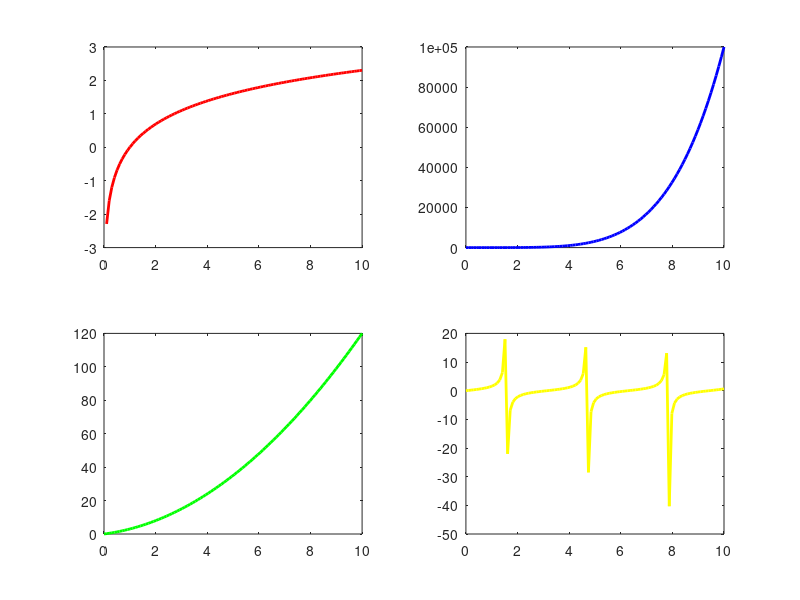

MATLAB code for this plot:
e=linspace(0,10);
f1=log(e);
f2=e.^5;
f3=e.^2+2*e;
f4=tan(e);
subplot(2,2,1)
plot(e,f1,'r','linewidth', 2)
subplot(2,2,2)
plot(e,f2,'b','linewidth', 2)
subplot(2,2,3)
plot(e,f3,'g','linewidth', 2)
subplot(2,2,4)
plot(e,f4,'y','linewidth', 2)


